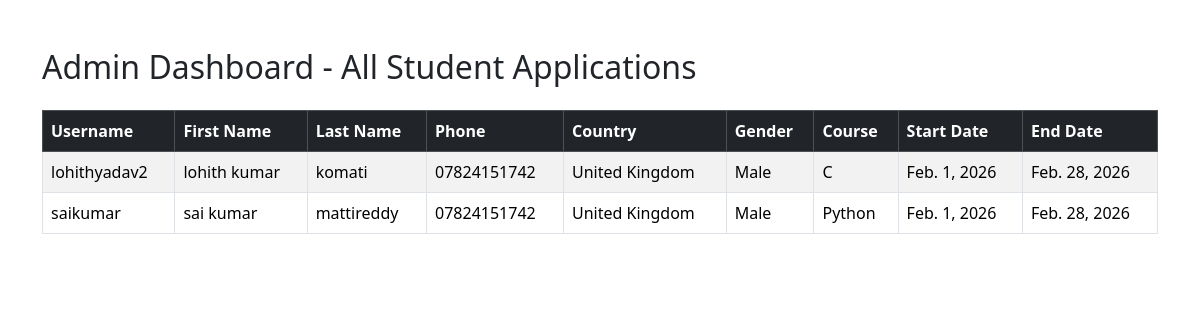
The page /dashboard/ (signed in) on the database its author committed.
### students/models.py (models this page shows, shortened)
class StudentApplication(models.Model):
    GENDER_CHOICES = [
        ('Male', 'Male'),
        ('Female', 'Female'),
    ]
    COURSE_CHOICES = [
        ('Python', 'Python'),
        ('C', 'C'),
        ('C++', 'C++'),
        ('Java', 'Java'),
        ('Machine Learning', 'Machine Learning'),
        ('Deep Learning', 'Deep Learning'),
    ]
    user = models.OneToOneField(User, on_delete=models.CASCADE)
    first_name = models.CharField(max_length=100)
    last_name = models.CharField(max_length=100)
    phone = models.CharField(max_length=15)
    country = models.CharField(max_length=50)
    gender = models.CharField(max_length=10, choices=GENDER_CHOICES)
    course = models.CharField(max_length=50, choices=COURSE_CHOICES)
    start_date = models.DateField()
    end_date = models.DateField()

### students/views.py (the view)
# urls.py: path('dashboard/', dashboard, name='dashboard'),
@login_required
def dashboard(request):
    if request.user.is_superuser:
        students = StudentApplication.objects.select_related('user').all()
        return render(request, 'students/admin_dashboard.html', {'students': students})
    try:
        data = StudentApplication.objects.get(user=request.user)
    except StudentApplication.DoesNotExist:
        data = None
    return render(request, 'students/student_dashboard.html', {'data': data})

### students/templates/students/admin_dashboard.html (shortened to what this page needs)
<!DOCTYPE html>
<html>
<head>
    <link href="https://cdn.jsdelivr.net/npm/bootstrap@5.3.2/dist/css/bootstrap.min.css" rel="stylesheet">
</head>
<body>
<div class="container mt-5">
    <h2 class="mb-4">Admin Dashboard - All Student Applications</h2>
    <table class="table table-bordered table-striped">
        <thead class="table-dark">
            <tr>
                <th>Username</th>
                <th>First Name</th>
                <th>Last Name</th>
                <th>Phone</th>
                <th>Country</th>
                <th>Gender</th>
                <th>Course</th>
                <th>Start Date</th>
                <th>End Date</th>
            </tr>
        </thead>
        <tbody>
            {% for s in students %}
            <tr>
                <td>{{ s.user.username }}</td>
                <td>{{ s.first_name }}</td>
                <td>{{ s.last_name }}</td>
                <td>{{ s.phone }}</td>
                <td>{{ s.country }}</td>
                <td>{{ s.gender }}</td>
                <td>{{ s.course }}</td>
                <td>{{ s.start_date }}</td>
                <td>{{ s.end_date }}</td>
            </tr>
            {% empty %}
            <tr>
                <td colspan="9" class="text-center">No student applications yet.</td>
            </tr>
            {% endfor %}
        </tbody>
    </table>
</div>
</body>
</html>

### rows shown on the page
StudentApplication: user.username "lohithyadav2", first_name "lohith kumar", last_name "komati", phone "07824151742", country "United Kingdom", gender "Male", course "C", start_date "Feb. 1, 2026", end_date "Feb. 28, 2026"
StudentApplication: user.username "saikumar", first_name "sai kumar", last_name "mattireddy", phone "07824151742", country "United Kingdom", gender "Male", course "Python", start_date "Feb. 1, 2026", end_date "Feb. 28, 2026"
